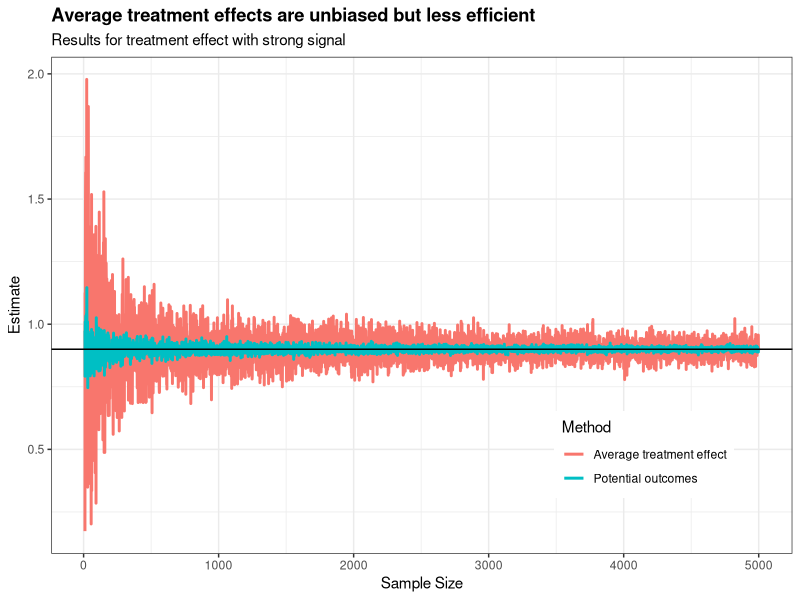

R code for this plot:
N <- 1e2
size<-0.9
var <- 0.3
E <- 5e3

library(ggplot2)

gen_ests <- function(N,size,var) {
  
  # Case 1: Potential outcomes
  tmt <- sample.int(2,N,replace=T)-1 # tmnt indicator
  y <- rnorm(N) # baseline
  y1 <- y + size + var*rnorm(N) # with treatment
  y0 <- y + var*rnorm(N) # without
  diff <- y1-y0
  
  po <- mean(diff)

  # Case 2:
  y_obs <- tmt*y1 + (1-tmt)*y0
  avg_t <- lm(y_obs ~ tmt)$coefficients[2]
  
  return(c(po,avg_t))
}


sim <- function(E,N,size,var) {
  
  est_data <- gen_ests(1,size,var)
  for (e in 2:E) {
    est_data <- rbind(est_data,gen_ests(e,size,var))
  }
  return(est_data)
}

ests <- sim(E,N,size,var)

po <- cbind(ests[,1],rep('Potential outcomes',E),as.numeric(1:E))
at <- cbind(ests[,2],rep('Average treatment effect',E),as.numeric(1:E))
at <- at[10:nrow(at),]
po <- po[10:nrow(po),]

plot_data <- data.frame(rbind(po,at),row.names = NULL)
colnames(plot_data) <- c('Estimate','Method','N')

plot_data$Estimate <- as.numeric(plot_data$Estimate)
plot_data$N <- as.numeric(plot_data$N)



ggplot(plot_data, aes(x=N,y=Estimate,group=Method,color=Method)) + geom_line(size=1) +
  geom_hline(yintercept = size) +
  labs(x='Sample Size',
       y='Estimate',
       title='Average treatment effects are unbiased but less efficient',
       subtitle='Results for treatment effect with strong signal') +
  theme_bw() +
  theme(plot.title = element_text(face = "bold"), legend.position = c(0.8, 0.2))